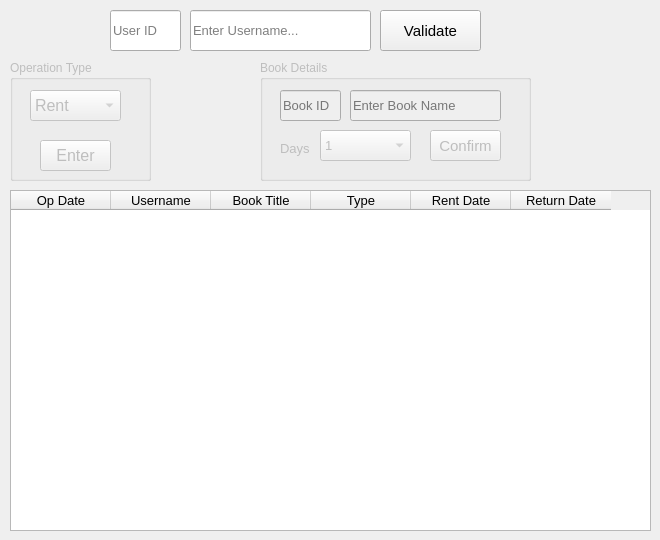
    <widget class="QWidget" name="tab">
     <attribute name="title">
      <string>Tab 1</string>
     </attribute>
     <widget class="QTableWidget" name="tableWidget">
      <property name="geometry">
       <rect>
        <x>10</x>
        <y>190</y>
        <width>641</width>
        <height>341</height>
       </rect>
      </property>
      <property name="font">
       <font>
        <pointsize>10</pointsize>
       </font>
      </property>
      <column>
       <property name="text">
        <string>Op Date</string>
       </property>
      </column>
      <column>
       <property name="text">
        <string>Username</string>
       </property>
      </column>
      <column>
       <property name="text">
        <string>Book Title</string>
       </property>
      </column>
      <column>
       <property name="text">
        <string>Type</string>
       </property>
      </column>
      <column>
       <property name="text">
        <string>Rent Date</string>
       </property>
      </column>
      <column>
       <property name="text">
        <string>Return Date</string>
       </property>
      </column>
     </widget>
     <widget class="QLineEdit" name="lineEdit_34">
      <property name="geometry">
       <rect>
        <x>110</x>
        <y>10</y>
        <width>71</width>
        <height>41</height>
       </rect>
      </property>
      <property name="font">
       <font>
        <family>Segoe UI</family>
        <pointsize>10</pointsize>
       </font>
      </property>
      <property name="placeholderText">
       <string>User ID</string>
      </property>
     </widget>
     <widget class="QLineEdit" name="lineEdit_35">
      <property name="geometry">
       <rect>
        <x>190</x>
        <y>10</y>
        <width>181</width>
        <height>41</height>
       </rect>
      </property>
      <property name="font">
       <font>
        <family>Segoe UI</family>
        <pointsize>10</pointsize>
       </font>
      </property>
      <property name="placeholderText">
       <string>Enter Username...</string>
      </property>
     </widget>
     <widget class="QPushButton" name="pushButton_8">
      <property name="geometry">
       <rect>
        <x>380</x>
        <y>10</y>
        <width>101</width>
        <height>41</height>
       </rect>
      </property>
      <property name="font">
       <font>
        <pointsize>11</pointsize>
       </font>
      </property>
      <property name="text">
       <string>Validate</string>
      </property>
     </widget>
     <widget class="QGroupBox" name="groupBox_4">
      <property name="enabled">
       <bool>false</bool>
      </property>
      <property name="geometry">
       <rect>
        <x>10</x>
        <y>60</y>
        <width>141</width>
        <height>121</height>
       </rect>
      </property>
      <property name="title">
       <string>Operation Type</string>
      </property>
      <widget class="QPushButton" name="pushButton_9">
       <property name="geometry">
        <rect>
         <x>30</x>
         <y>80</y>
         <width>71</width>
         <height>31</height>
        </rect>
       </property>
       <property name="font">
        <font>
         <family>Segoe UI</family>
         <pointsize>12</pointsize>
        </font>
       </property>
       <property name="text">
        <string>Enter</string>
       </property>
      </widget>
      <widget class="QComboBox" name="comboBox">
       <property name="geometry">
        <rect>
         <x>20</x>
         <y>30</y>
         <width>91</width>
         <height>31</height>
        </rect>
       </property>
       <property name="font">
        <font>
         <family>Segoe UI</family>
         <pointsize>12</pointsize>
        </font>
       </property>
       <item>
        <property name="text">
         <string>Rent</string>
        </property>
       </item>
       <item>
        <property name="text">
         <string>Return</string>
        </property>
       </item>
      </widget>
     </widget>
     <widget class="QGroupBox" name="groupBox_6">
      <property name="enabled">
       <bool>false</bool>
      </property>
      <property name="geometry">
       <rect>
        <x>260</x>
        <y>60</y>
        <width>271</width>
        <height>121</height>
       </rect>
      </property>
      <property name="title">
       <string>Book Details</string>
      </property>
      <widget class="QLineEdit" name="lineEdit">
       <property name="geometry">
        <rect>
         <x>90</x>
         <y>30</y>
         <width>151</width>
         <height>31</height>
        </rect>
       </property>
       <property name="font">
        <font>
         <family>Segoe UI</family>
         <pointsize>10</pointsize>
        </font>
       </property>
       <property name="placeholderText">
        <string>Enter Book Name</string>
       </property>
      </widget>
      <widget class="QLineEdit" name="lineEdit_36">
       <property name="geometry">
        <rect>
         <x>20</x>
         <y>30</y>
         <width>61</width>
         <height>31</height>
        </rect>
       </property>
       <property name="font">
        <font>
         <family>Segoe UI</family>
         <pointsize>10</pointsize>
        </font>
       </property>
       <property name="placeholderText">
        <string>Book ID</string>
       </property>
      </widget>
      <widget class="QComboBox" name="comboBox_2">
       <property name="geometry">
        <rect>
         <x>60</x>
         <y>70</y>
         <width>91</width>
         <height>31</height>
        </rect>
       </property>
       <property name="font">
        <font>
         <pointsize>10</pointsize>
        </font>
       </property>
       <item>
        <property name="text">
         <string>1</string>
        </property>
       </item>
       <item>
        <property name="text">
         <string>2</string>
        </property>
       </item>
       <item>
        <property name="text">
         <string>3</string>
        </property>
       </item>
       <item>
        <property name="text">
         <string>4</string>
        </property>
       </item>
       <item>
        <property name="text">
         <string>5</string>
        </property>
       </item>
       <item>
        <property name="text">
         <string>6</string>
        </property>
       </item>
       <item>
        <property name="text">
         <string>7</string>
        </property>
       </item>
       <item>
        <property name="text">
         <string>8</string>
        </property>
       </item>
       <item>
        <property name="text">
         <string>9</string>
        </property>
       </item>
       <item>
        <property name="text">
         <string>10</string>
        </property>
       </item>
      </widget>
      <widget class="QLabel" name="label_2">
       <property name="geometry">
        <rect>
         <x>20</x>
         <y>80</y>
         <width>31</width>
         <height>16</height>
        </rect>
       </property>
       <property name="font">
        <font>
         <pointsize>10</pointsize>
        </font>
       </property>
       <property name="text">
        <string>Days</string>
       </property>
      </widget>
      <widget class="QPushButton" name="pushButton_15">
       <property name="geometry">
        <rect>
         <x>170</x>
         <y>70</y>
         <width>71</width>
         <height>31</height>
        </rect>
       </property>
       <property name="font">
        <font>
         <pointsize>11</pointsize>
        </font>
       </property>
       <property name="text">
        <string>Confirm</string>
       </property>
      </widget>
     </widget>
    </widget>
